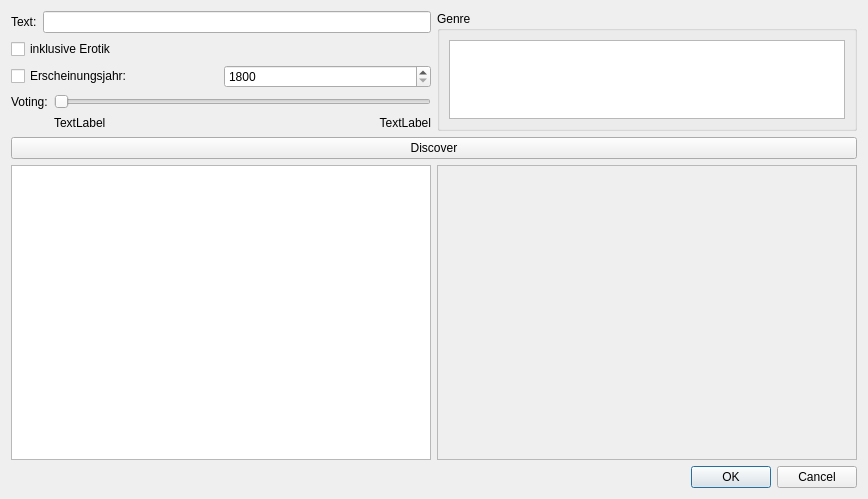
<?xml version="1.0" encoding="UTF-8"?>
<ui version="4.0">
 <class>cMovieDiscover</class>
 <widget class="QDialog" name="cMovieDiscover">
  <property name="geometry">
   <rect>
    <x>0</x>
    <y>0</y>
    <width>868</width>
    <height>499</height>
   </rect>
  </property>
  <property name="windowTitle">
   <string>Dialog</string>
  </property>
  <layout class="QGridLayout" name="gridLayout_3">
   <item row="0" column="0">
    <layout class="QVBoxLayout" name="verticalLayout_3" stretch="1,2">
     <item>
      <layout class="QVBoxLayout" name="verticalLayout_2">
       <item>
        <layout class="QHBoxLayout" name="horizontalLayout_2">
         <item>
          <layout class="QVBoxLayout" name="verticalLayout">
           <item>
            <layout class="QHBoxLayout" name="horizontalLayout_3">
             <item>
              <widget class="QLabel" name="label_3">
               <property name="text">
                <string>Text:</string>
               </property>
              </widget>
             </item>
             <item>
              <widget class="QLineEdit" name="m_lpText"/>
             </item>
            </layout>
           </item>
           <item>
            <widget class="QCheckBox" name="m_lpIncludeAdult">
             <property name="text">
              <string>inklusive Erotik</string>
             </property>
            </widget>
           </item>
           <item>
            <layout class="QHBoxLayout" name="horizontalLayout">
             <item>
              <widget class="QCheckBox" name="m_lpYearEnable">
               <property name="text">
                <string>Erscheinungsjahr:</string>
               </property>
              </widget>
             </item>
             <item>
              <widget class="QSpinBox" name="m_lpYear">
               <property name="minimum">
                <number>1800</number>
               </property>
               <property name="maximum">
                <number>2100</number>
               </property>
              </widget>
             </item>
            </layout>
           </item>
           <item>
            <layout class="QGridLayout" name="gridLayout_2" columnstretch="0,1,1">
             <item row="0" column="0">
              <widget class="QLabel" name="label_2">
               <property name="text">
                <string>Voting:</string>
               </property>
              </widget>
             </item>
             <item row="1" column="1">
              <widget class="QLabel" name="m_lpVotingFrom">
               <property name="text">
                <string>TextLabel</string>
               </property>
              </widget>
             </item>
             <item row="1" column="2">
              <widget class="QLabel" name="m_lpVotingTo">
               <property name="text">
                <string>TextLabel</string>
               </property>
               <property name="alignment">
                <set>Qt::AlignRight|Qt::AlignTrailing|Qt::AlignVCenter</set>
               </property>
              </widget>
             </item>
             <item row="0" column="1" colspan="2">
              <widget class="QxtSpanSlider" name="m_lpVoting">
               <property name="orientation">
                <enum>Qt::Horizontal</enum>
               </property>
              </widget>
             </item>
            </layout>
           </item>
          </layout>
         </item>
         <item>
          <widget class="QGroupBox" name="groupBox">
           <property name="title">
            <string>Genre</string>
           </property>
           <layout class="QGridLayout" name="gridLayout">
            <item row="0" column="0">
             <widget class="QListView" name="m_lpGenres">
              <property name="editTriggers">
               <set>QAbstractItemView::NoEditTriggers</set>
              </property>
              <property name="alternatingRowColors">
               <bool>true</bool>
              </property>
              <property name="flow">
               <enum>QListView::TopToBottom</enum>
              </property>
             </widget>
            </item>
           </layout>
          </widget>
         </item>
        </layout>
       </item>
       <item>
        <widget class="QPushButton" name="m_lpDiscover">
         <property name="text">
          <string>Discover</string>
         </property>
        </widget>
       </item>
      </layout>
     </item>
     <item>
      <layout class="QHBoxLayout" name="horizontalLayout_4">
       <item>
        <widget class="QTreeView" name="m_lpMovies"/>
       </item>
       <item>
        <widget class="QScrollArea" name="m_lpMovieDetails">
         <property name="widgetResizable">
          <bool>true</bool>
         </property>
         <widget class="QWidget" name="scrollAreaWidgetContents">
          <property name="geometry">
           <rect>
            <x>0</x>
            <y>0</y>
            <width>418</width>
            <height>283</height>
           </rect>
          </property>
         </widget>
        </widget>
       </item>
      </layout>
     </item>
    </layout>
   </item>
   <item row="1" column="0">
    <widget class="QDialogButtonBox" name="buttonBox">
     <property name="orientation">
      <enum>Qt::Horizontal</enum>
     </property>
     <property name="standardButtons">
      <set>QDialogButtonBox::Cancel|QDialogButtonBox::Ok</set>
     </property>
    </widget>
   </item>
  </layout>
 </widget>
 <customwidgets>
  <customwidget>
   <class>QxtSpanSlider</class>
   <extends>QSlider</extends>
   <header>qxtspanslider.h</header>
  </customwidget>
 </customwidgets>
 <resources/>
 <connections>
  <connection>
   <sender>buttonBox</sender>
   <signal>accepted()</signal>
   <receiver>cMovieDiscover</receiver>
   <slot>accept()</slot>
   <hints>
    <hint type="sourcelabel">
     <x>248</x>
     <y>254</y>
    </hint>
    <hint type="destinationlabel">
     <x>157</x>
     <y>274</y>
    </hint>
   </hints>
  </connection>
  <connection>
   <sender>buttonBox</sender>
   <signal>rejected()</signal>
   <receiver>cMovieDiscover</receiver>
   <slot>reject()</slot>
   <hints>
    <hint type="sourcelabel">
     <x>316</x>
     <y>260</y>
    </hint>
    <hint type="destinationlabel">
     <x>286</x>
     <y>274</y>
    </hint>
   </hints>
  </connection>
 </connections>
</ui>
